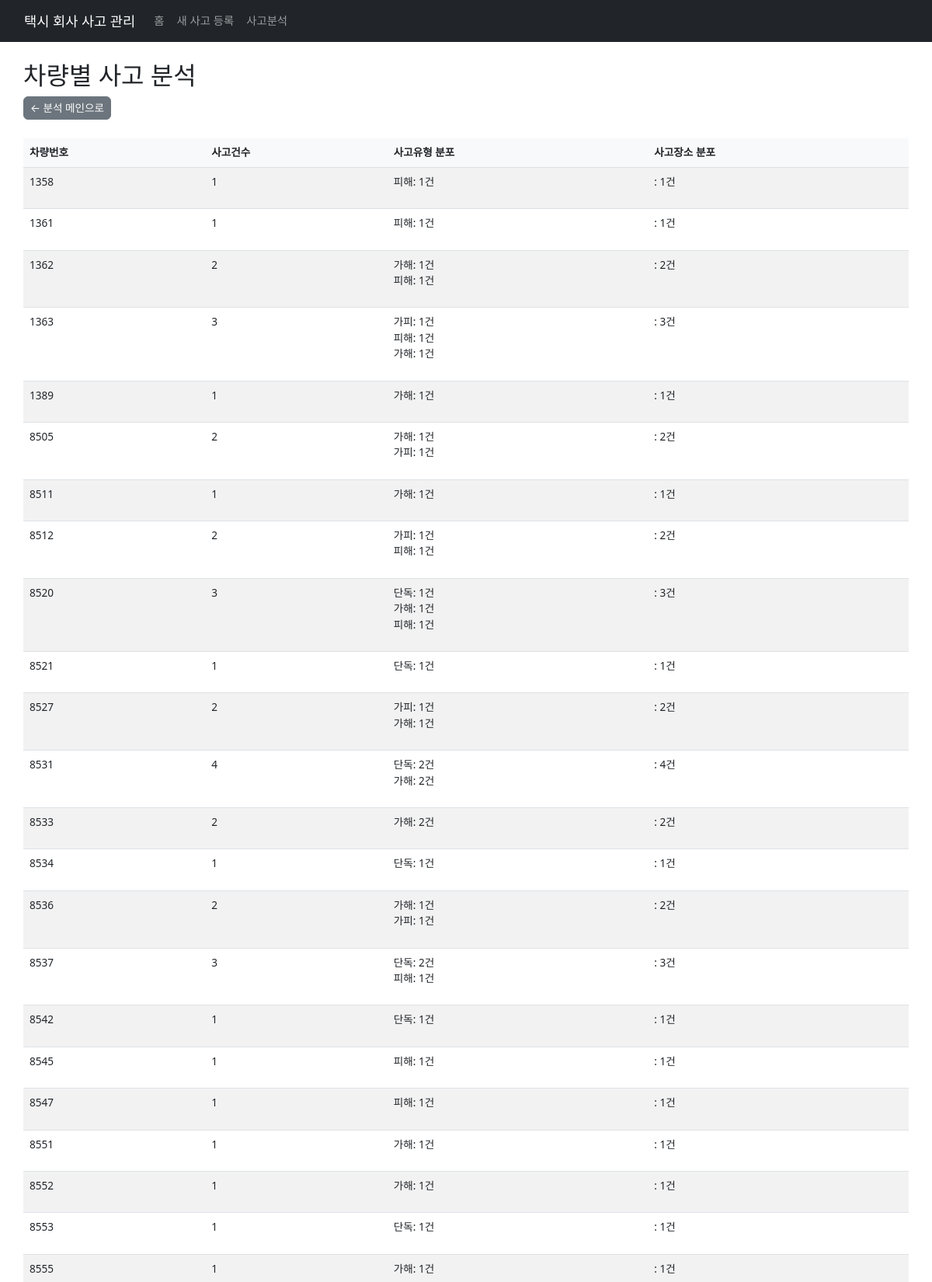
The page /analysis/vehicle (upper part) on the database its author committed.
### tables this page shows
CREATE TABLE "accidents" (
"사고번호" TEXT,
  "차량번호" TEXT,
  "성명" TEXT,
  "생년월일" TEXT,
  "사원번호" TEXT,
  "운전면허번호" TEXT,
  "나이" TEXT,
  "연락처" TEXT,
  "운전경력" TEXT,
  "당사경력" TEXT,
  "주소" TEXT,
  "구분" TEXT,
  "사고유형" TEXT,
  "사고장소" TEXT,
  "사고발생시속도" TEXT,
  "날씨" TEXT,
  "경찰서" TEXT,
  "조사관성명" TEXT,
  "전화" TEXT,
  "휴대폰" TEXT,
  "차량파손부위" TEXT,
  "출동보험기사" TEXT,
  "보험회사" TEXT,
  "보험접수번호" TEXT,
  "보험상담자" TEXT,
  "대물담당" TEXT,
  "대인담당" TEXT,
  "운전자상해" TEXT,
  "치료병원" TEXT,
  "이미지파일" TEXT,
  "동영상파일" TEXT,
  "사고일시" TEXT,
  "상대차량번호1" TEXT,
  "상대차량성명1" TEXT,
  "상대차량연락처1" TEXT,
  "상대차량차종1" TEXT,
  "상대차량남여1" TEXT,
  "상대차량비고1" TEXT,
  "상대차량번호2" TEXT,
  "상대차량성명2" TEXT,
  "상대차량연락처2" TEXT,
  "상대차량차종2" TEXT,
  "상대차량남여2" TEXT,
  "상대차량비고2" TEXT,
  "상대차량번호3" TEXT,
  "상대차량성명3" TEXT,
  "상대차량연락처3" TEXT,
  "상대차량차종3" TEXT,
  "상대차량남여3" TEXT,
  "상대차량비고3" TEXT,
  "상해승객성명1" TEXT,
  "상해승객연락처1" TEXT,
  "상해승객병원1" TEXT,
  "상해승객나이1" TEXT,
  "상해승객남여1" TEXT,
  "상해승객비고1" TEXT,
  "상해승객성명2" TEXT,
  "상해승객연락처2" TEXT,
  "상해승객병원2" TEXT,
  "상해승객나이2" TEXT,
  "상해승객남여2" TEXT,
  "상해승객비고2" TEXT,
  "상해승객성명3" TEXT,
  "상해승객연락처3" TEXT,
  "상해승객병원3" TEXT,
  "상해승객나이3" TEXT,
  "상해승객남여3" TEXT,
  "상해승객비고3" TEXT
);

### app.py (the view)
@app.route('/analysis/vehicle')
def analysis_by_vehicle():
    df = load_accidents()
    if df.empty:
        return render_template('analysis_vehicle.html', data=None)
    df = filter_accidents(
        df,
        request.args.get('start_date'),
        request.args.get('end_date'),
        request.args.get('accident_type'),
        request.args.get('weather'),
        request.args.get('car_number'),
        request.args.get('name'),
        request.args.get('employee_number'),
        request.args.get('classification')
    )
    vehicle_stats = df.groupby('차량번호').agg({
        '사고번호': 'count',
        '사고유형': lambda x: x.value_counts().to_dict(),
        '사고장소': lambda x: x.value_counts().to_dict()
    }).reset_index()
    vehicle_stats.columns = ['차량번호', '사고건수', '사고유형분포', '사고장소분포']
    return render_template('analysis_vehicle.html', data=vehicle_stats.to_dict('records'))

### app.py (called while the page is built)
def get_db():
    try:
        conn = sqlite3.connect(DB_FILE)
        conn.row_factory = sqlite3.Row
        return conn
    except Exception as e:
        print(f"Error connecting to database: {str(e)}")
        return None

def load_accidents():
    try:
        conn = get_db()
        if conn is None:
            return pd.DataFrame()
        cursor = conn.cursor()
        cursor.execute("SELECT name FROM sqlite_master WHERE type='table' AND name='accidents'")
        if not cursor.fetchone():
            conn.close()
            return pd.DataFrame()
        query = "SELECT * FROM accidents ORDER BY 사고번호 DESC"
        df = pd.read_sql_query(query, conn)
        conn.close()
        return df
    except Exception as e:
        if conn:
            conn.close()
        return pd.DataFrame()

### templates/analysis_vehicle.html
{% extends "base.html" %}
{% block content %}
<div class="container mt-4">
    <h2>차량별 사고 분석</h2>
    <a href="{{ url_for('analysis') }}" class="btn btn-secondary mb-4">← 분석 메인으로</a>
    {% if data %}
    <div class="table-responsive">
        <table class="table table-striped">
            <thead>
                <tr>
                    <th>차량번호</th>
                    <th>사고건수</th>
                    <th>사고유형 분포</th>
                    <th>사고장소 분포</th>
                </tr>
            </thead>
            <tbody>
                {% for item in data %}
                <tr>
                    <td>{{ item['차량번호'] }}</td>
                    <td>{{ item['사고건수'] }}</td>
                    <td>
                        <ul class="list-unstyled">
                            {% for type, count in item['사고유형분포'].items() %}
                            <li>{{ type }}: {{ count }}건</li>
                            {% endfor %}
                        </ul>
                    </td>
                    <td>
                        <ul class="list-unstyled">
                            {% for location, count in item['사고장소분포'].items() %}
                            <li>{{ location }}: {{ count }}건</li>
                            {% endfor %}
                        </ul>
                    </td>
                </tr>
                {% endfor %}
            </tbody>
        </table>
    </div>
    {% else %}
    <div class="alert alert-info">
        분석할 데이터가 없습니다.
    </div>
    {% endif %}
</div>
{% endblock %}

### templates/base.html (style rules this page uses)
body { font-size: 0.9rem; }
.container { max-width: 100%; padding: 0 15px; }
.table { font-size: 0.85rem; }
.table th { background-color: #f8f9fa; position: sticky; top: 0; z-index: 1; }
.btn { font-size: 0.85rem; padding: 0.25rem 0.5rem; }

### rows shown on the page
accidents: 차량번호 "1358", 사고건수 "1", 사고유형 "피해", count "1", items "1"
accidents: 차량번호 "1361", 사고건수 "1", 사고유형 "피해", count "1", items "1"
accidents: 차량번호 "1362", 사고건수 "2", 사고유형 "가해", count "1", items "2"
accidents: 사고유형 "피해", count "1"
accidents: 차량번호 "1363", 사고건수 "3", 사고유형 "가피", count "1", items "3"
accidents: 사고유형 "피해", count "1"
accidents: 사고유형 "가해", count "1"
accidents: 차량번호 "1389", 사고건수 "1", 사고유형 "가해", count "1", items "1"
accidents: 차량번호 "8505", 사고건수 "2", 사고유형 "가해", count "1", items "2"
accidents: 사고유형 "가피", count "1"
accidents: 차량번호 "8511", 사고건수 "1", 사고유형 "가해", count "1", items "1"
accidents: 차량번호 "8512", 사고건수 "2", 사고유형 "가피", count "1", items "2"
accidents: 사고유형 "피해", count "1"
accidents: 차량번호 "8520", 사고건수 "3", 사고유형 "단독", count "1", items "3"
accidents: 사고유형 "가해", count "1"
accidents: 사고유형 "피해", count "1"
accidents: 차량번호 "8521", 사고건수 "1", 사고유형 "단독", count "1", items "1"
accidents: 차량번호 "8527", 사고건수 "2", 사고유형 "가피", count "1", items "2"
accidents: 사고유형 "가해", count "1"
accidents: 차량번호 "8531", 사고건수 "4", 사고유형 "단독", count "2", items "4"
accidents: 사고유형 "가해", count "2"
accidents: 차량번호 "8533", 사고건수 "2", 사고유형 "가해", count "2", items "2"
accidents: 차량번호 "8534", 사고건수 "1", 사고유형 "단독", count "1", items "1"
accidents: 차량번호 "8536", 사고건수 "2", 사고유형 "가해", count "1", items "2"
accidents: 사고유형 "가피", count "1"
accidents: 차량번호 "8537", 사고건수 "3", 사고유형 "단독", count "2", items "3"
accidents: 사고유형 "피해", count "1"
accidents: 차량번호 "8542", 사고건수 "1", 사고유형 "단독", count "1", items "1"
accidents: 차량번호 "8545", 사고건수 "1", 사고유형 "피해", count "1", items "1"
accidents: 차량번호 "8547", 사고건수 "1", 사고유형 "피해", count "1", items "1"
accidents: 차량번호 "8551", 사고건수 "1", 사고유형 "가해", count "1", items "1"
accidents: 차량번호 "8552", 사고건수 "1", 사고유형 "가해", count "1", items "1"
accidents: 차량번호 "8553", 사고건수 "1", 사고유형 "단독", count "1", items "1"
accidents: 차량번호 "8555", 사고건수 "1", 사고유형 "가해", count "1", items "1"
